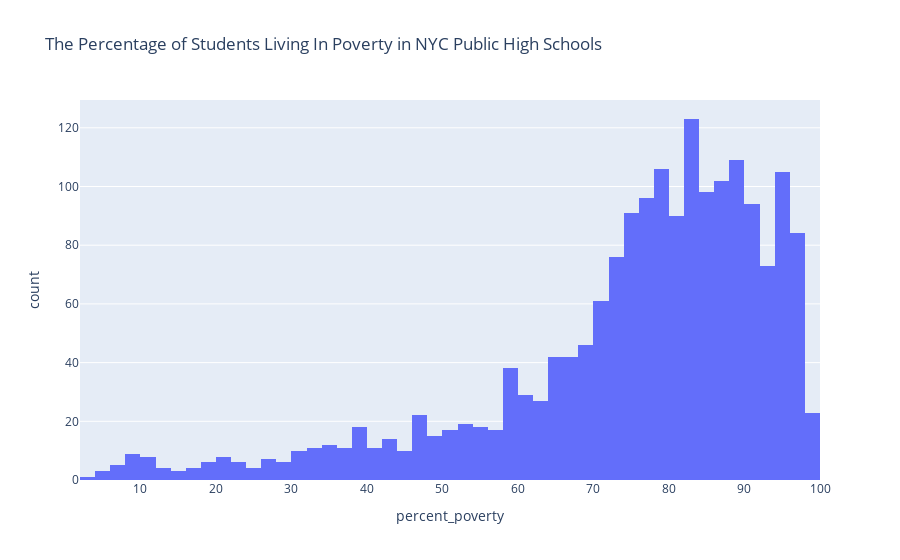

Notebook code for this chart:
### Markdown cell above
#### Task 2D. Create a histogram to view the distribution of the percentage of students whose families fall below the poverty line in NYC public high schools.
<span style='background :#FFF59E'>**Hint:** For this one, you'll need to use the `percent_poverty` column of your DataFrame. </span>

### Code cell
# Plot the data showing the % of students whose families are below the poverty line in schools
px.histogram(nyc, x = 'percent_poverty', title = 'The Percentage of Students Living In Poverty in NYC Public High Schools')

### Figure 1 — Plotly figure (JSON) as saved in the notebook; plotly's stock layout.template omitted (floating-point values rounded to 4 significant figures; data arrays with more than 128 entries replaced by an {"elided": "..."} marker saying what was removed)
{"data": [{"alignmentgroup": "True", "bingroup": "x", "hovertemplate": "percent_poverty=%{x}<br>count=%{y}<extra></extra>", "legendgroup": "", "marker": {"color": "#636efa", "pattern": {"shape": ""}}, "name": "", "offsetgroup": "", "orientation": "v", "showlegend": false, "type": "histogram", "x": {"elided": "1834 float values"}, "xaxis": "x", "yaxis": "y"}], "layout": {"autosize": true, "barmode": "relative", "legend": {"tracegroupgap": 0}, "title": {"text": "The Percentage of Students Living In Poverty in NYC Public High Schools"}, "xaxis": {"anchor": "y", "autorange": true, "domain": [0, 1], "range": [2, 100], "title": {"text": "percent_poverty"}, "type": "linear"}, "yaxis": {"anchor": "x", "autorange": true, "domain": [0, 1], "range": [0, 129.5], "title": {"text": "count"}}}}
